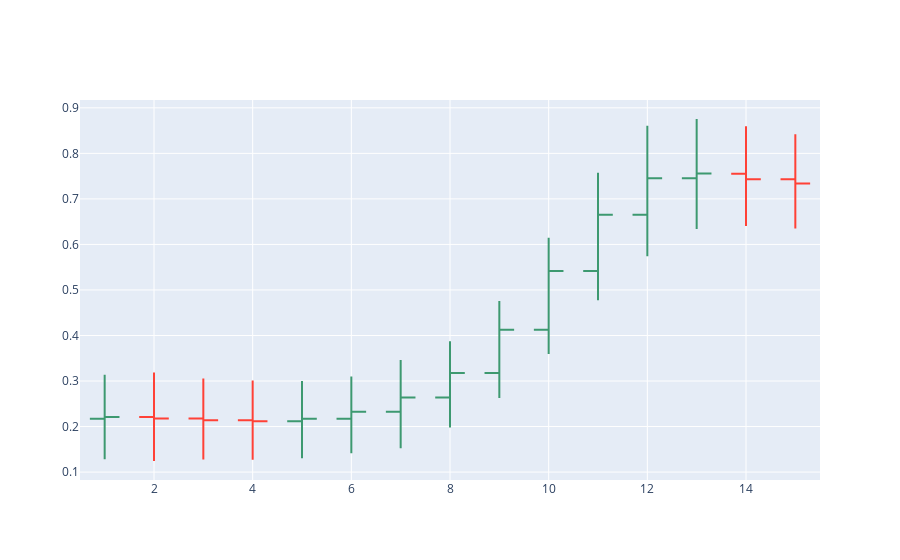
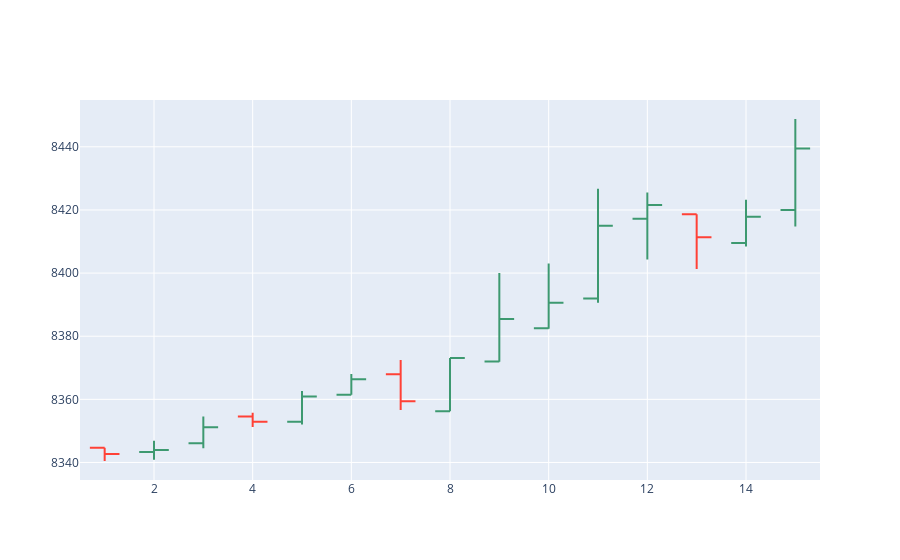
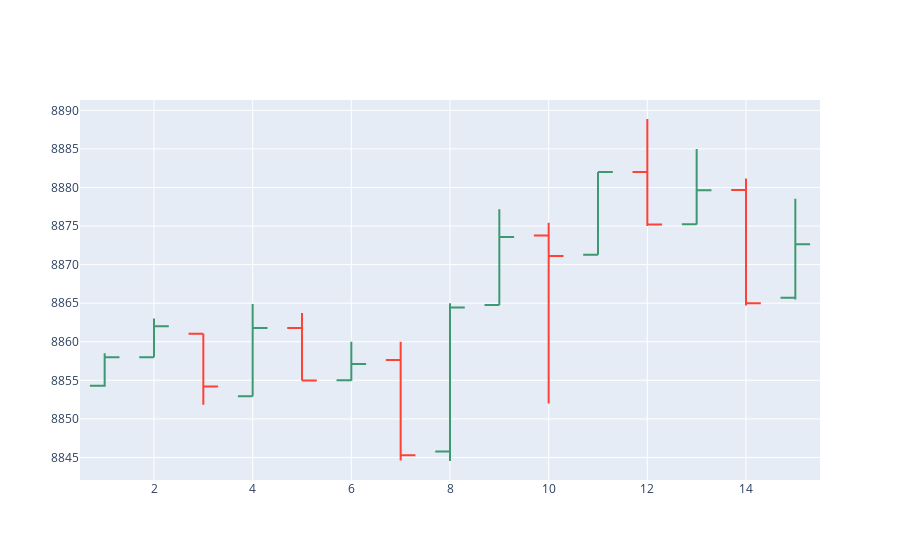
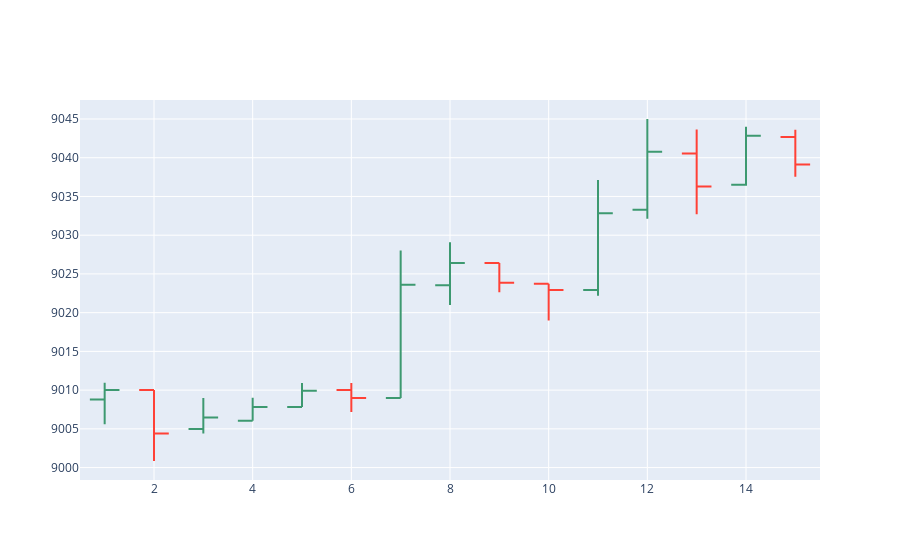

The notebook cell these images were saved under, in order:
### Code cell
label_i = 2
ta = dsc.loc[label_i]
idcs = list(dfc[dfc.label==label_i].index )
to_plot = pd.DataFrame(np.array([ta[[j+"_"+str(i)+"_mean" for i in range(1,16)]].to_list() for j in ["Open","High","Low","Close"]]).transpose(),columns=["Open","High","Low","Close"])
to_plot = to_plot
to_plot["time"]=range(1,16)
fig1 = go.Figure(data=go.Ohlc(x=to_plot['time'],
                             open=to_plot['Open'],
                             high=to_plot['High'],
                             low=to_plot['Low'],
                             close=to_plot['Close']))
  
# show the figure
fig1.update(layout_xaxis_rangeslider_visible=False)
fig1.show()
for i in range(10):
    print(idcs[i*len(idcs)//10])
    real_vals = target_list_real[idcs[i*len(idcs)//10]]
    print(real_vals[0,0]/real_vals.min(),real_vals.max()/real_vals[0,0])
    to_plot_real = pd.DataFrame(real_vals,columns=["Open","High","Low","Close"])
    to_plot_real["time"]=range(1,16)
    fig = go.Figure(data=go.Ohlc(x=to_plot_real['time'],
                                 open=to_plot_real['Open'],
                                 high=to_plot_real['High'],
                                 low=to_plot_real['Low'],
                                 close=to_plot_real['Close']))

    # show the figure
    fig.update(layout_xaxis_rangeslider_visible=False)
    fig.show()

### Figure 1 — Plotly figure (JSON) as saved in the notebook; plotly's stock layout.template omitted (floating-point values rounded to 4 significant figures)
{"data": [{"close": [0.2208, 0.2175, 0.2138, 0.2118, 0.2169, 0.2327, 0.2637, 0.3177, 0.4125, 0.5418, 0.6653, 0.7455, 0.7556, 0.7434, 0.734], "high": [0.3137, 0.3188, 0.3057, 0.301, 0.3002, 0.3101, 0.3461, 0.3874, 0.4757, 0.6148, 0.7573, 0.8607, 0.8755, 0.8594, 0.8421], "low": [0.1281, 0.1243, 0.1276, 0.1268, 0.1304, 0.1411, 0.1525, 0.1978, 0.2628, 0.3591, 0.4773, 0.5738, 0.634, 0.6403, 0.6349], "open": [0.2171, 0.2209, 0.2175, 0.2139, 0.2119, 0.217, 0.2326, 0.264, 0.3178, 0.4127, 0.5419, 0.6653, 0.7453, 0.7554, 0.7434], "type": "ohlc", "x": [1, 2, 3, 4, 5, 6, 7, 8, 9, 10, 11, 12, 13, 14, 15]}], "layout": {"xaxis": {"rangeslider": {"visible": false}}}}

### Figure 2 — Plotly figure (JSON) as saved in the notebook; plotly's stock layout.template omitted (floating-point values rounded to 4 significant figures)
{"data": [{"close": [8343.0, 8344.0, 8351.0, 8353.0, 8361.0, 8366.0, 8359.0, 8373.0, 8385.0, 8391.0, 8415.0, 8422.0, 8411.0, 8418.0, 8439.0], "high": [8345.0, 8347.0, 8355.0, 8356.0, 8363.0, 8368, 8372.0, 8373.0, 8400, 8403, 8427.0, 8425.0, 8419.0, 8423.0, 8449.0], "low": [8340.0, 8341.0, 8344.0, 8351.0, 8352.0, 8361.0, 8357.0, 8356.0, 8372.0, 8382.0, 8391.0, 8404.0, 8401.0, 8408.0, 8415.0], "open": [8345.0, 8343.0, 8346.0, 8355.0, 8353.0, 8361.0, 8368.0, 8356.0, 8372.0, 8382.0, 8392.0, 8417.0, 8419.0, 8409.0, 8420], "type": "ohlc", "x": [1, 2, 3, 4, 5, 6, 7, 8, 9, 10, 11, 12, 13, 14, 15]}], "layout": {"xaxis": {"rangeslider": {"visible": false}}}}

### Figure 3 — Plotly figure (JSON) as saved in the notebook; plotly's stock layout.template omitted (floating-point values rounded to 4 significant figures)
{"data": [{"close": [8858, 8862, 8854.0, 8862.0, 8855.0, 8857.0, 8845.0, 8864.0, 8874.0, 8871.0, 8882, 8875.0, 8880.0, 8865, 8873.0], "high": [8858.0, 8863.0, 8861.0, 8865.0, 8864.0, 8860, 8860, 8865, 8877.0, 8875.0, 8882, 8889.0, 8885, 8881.0, 8879.0], "low": [8854.0, 8858.0, 8852.0, 8853.0, 8855.0, 8855.0, 8845.0, 8845.0, 8865.0, 8852.0, 8871.0, 8875, 8875.0, 8865.0, 8865.0], "open": [8854.0, 8858, 8861.0, 8853.0, 8862.0, 8855, 8858.0, 8846.0, 8865.0, 8874.0, 8871.0, 8882, 8875.0, 8880.0, 8866.0], "type": "ohlc", "x": [1, 2, 3, 4, 5, 6, 7, 8, 9, 10, 11, 12, 13, 14, 15]}], "layout": {"xaxis": {"rangeslider": {"visible": false}}}}

### Figure 4 — Plotly figure (JSON) as saved in the notebook; plotly's stock layout.template omitted (floating-point values rounded to 4 significant figures)
{"data": [{"close": [9010.0, 9004.0, 9006.0, 9008.0, 9010.0, 9009.0, 9024.0, 9026.0, 9024.0, 9023.0, 9033.0, 9041.0, 9036.0, 9043.0, 9039.0], "high": [9011.0, 9010.0, 9009.0, 9009, 9011.0, 9011.0, 9028.0, 9029.0, 9026.0, 9024.0, 9037.0, 9045, 9044.0, 9044.0, 9044.0], "low": [9006.0, 9001.0, 9004.0, 9006.0, 9008.0, 9007.0, 9009.0, 9021, 9023.0, 9019, 9022.0, 9032.0, 9033.0, 9036.0, 9038.0], "open": [9009.0, 9010.0, 9005.0, 9006.0, 9008.0, 9010, 9009.0, 9024.0, 9026.0, 9024.0, 9023.0, 9033.0, 9041.0, 9036.0, 9043.0], "type": "ohlc", "x": [1, 2, 3, 4, 5, 6, 7, 8, 9, 10, 11, 12, 13, 14, 15]}], "layout": {"xaxis": {"rangeslider": {"visible": false}}}}
